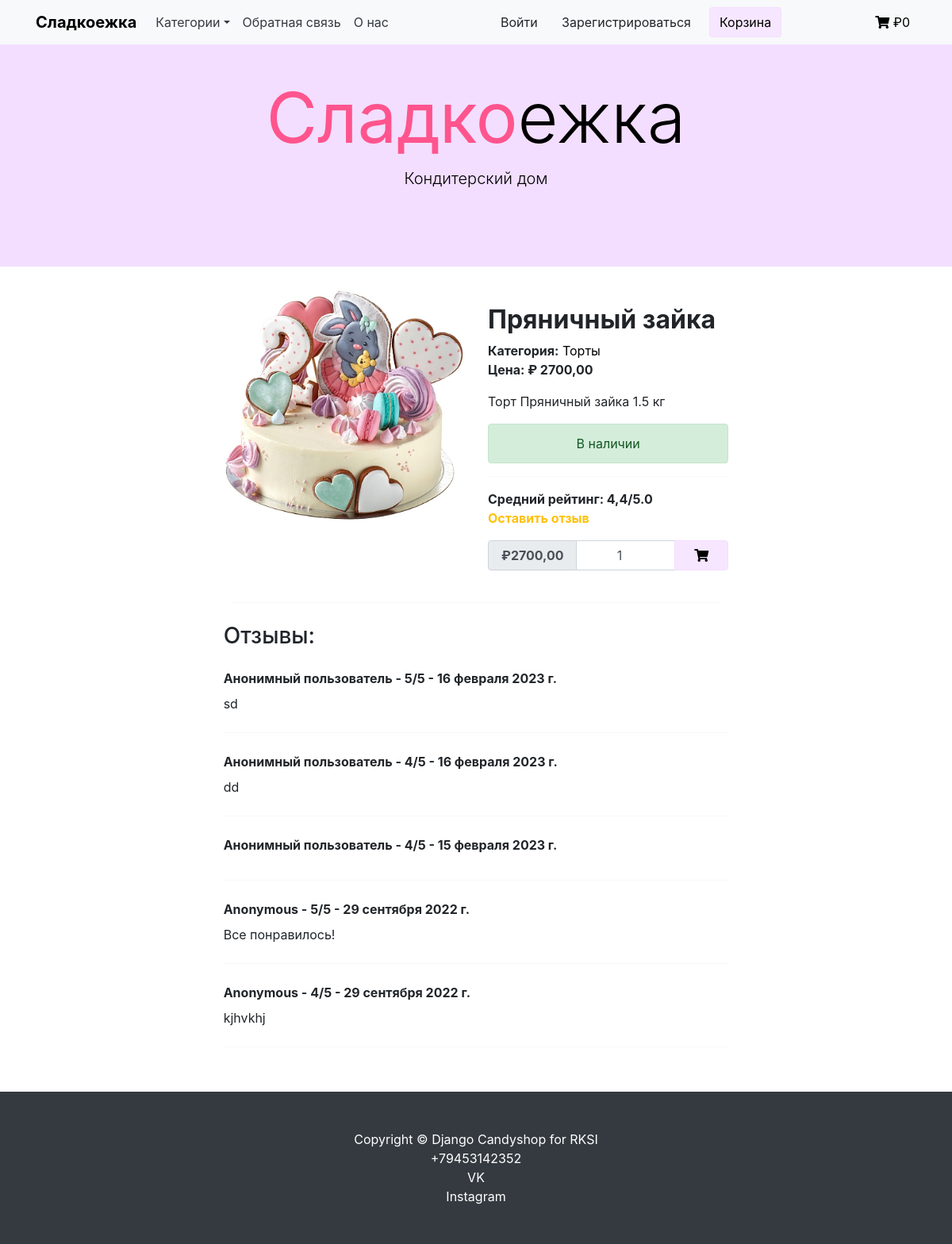
The app's page /category/cake/cake_gingerbread-bunny with its own data.
### shop/models.py (models this page shows, shortened)
class Product(models.Model):
    category = models.ForeignKey(Category, verbose_name='Категория', on_delete=models.CASCADE)
    title = models.CharField(max_length=255, verbose_name='Наименование')
    slug = models.SlugField(unique=True)
    image = models.ImageField(verbose_name='Изображение')
    description = models.TextField(verbose_name='Описание', null=True)
    price = models.DecimalField(max_digits=9, decimal_places=2, verbose_name='Цена')
    available = models.BooleanField(default=True, verbose_name='Доступность')
    class Meta:
        verbose_name = 'Товары'  # отображение названия в админке
        verbose_name_plural = 'Товары'  # отображение названия в админке
        ordering = ('title',)
    def get_average_review_score(self):
        average_score = 0.0
        if self.reviews.count() > 0:
            total_score = sum([review.rating for review in self.reviews.all()])
            average_score = total_score / self.reviews.count()
        return round(average_score, 1)

class Category(models.Model):
    name = models.CharField(max_length=255, verbose_name='Имя категории')
    slug = models.SlugField(unique=True)
    class Meta:
        ordering = ('name',)  # сортировка применяется и в отображении в админке и в шаблонах
        verbose_name = 'Категории'
        verbose_name_plural = 'Категории'
    def __str__(self):
        return self.name
    def get_absolute_url(self):
        return reverse('shop:product_list_by_category', args=[self.slug])

class Review(models.Model):
    product = models.ForeignKey(Product, related_name='reviews', on_delete=models.CASCADE, verbose_name='Продукт')
    author = models.CharField(max_length=50, verbose_name='Автор')
    rating = models.IntegerField(validators=[MinValueValidator(1), MaxValueValidator(5)], verbose_name='Рейтинг')
    text = models.TextField(blank=True, verbose_name='Текст')
    created = models.DateTimeField(auto_now_add=True, verbose_name='Дата создания')
    class Meta:
        ordering = ('-created', )

### shop/views.py (the view, shortened to what this page needs)
# urls.py: path('category/<slug:category_slug>/<slug:slug>', ProductDetailView.as_view(), name='product_detail'),
class ProductDetailView(DataMixin, DetailView):
    model = Product
    context_object_name = 'product'
    template_name = 'shop/product/detail.html'
    def get_context_data(self, **kwargs):
        context = super().get_context_data(**kwargs)
        context['category'] = get_object_or_404(Category, slug=self.kwargs['category_slug'])
        context['review_form'] = ReviewForm()
        context['cart_product_form'] = CartAddProductForm()
        context = self.get_user_context(**context)
        return context

### shop/forms.py
class ReviewForm(forms.ModelForm):
    class Meta:
        model = Review
        fields = ['text', 'rating']
        widgets = {
            'text': forms.Textarea(
                attrs={'class': 'form-control shadow px-2',
                       'rows': 6
                       }
            ),
            'rating': forms.RadioSelect
        }

### cart/forms.py
class CartAddProductForm(forms.Form):
    quantity = forms.IntegerField(
        min_value=1,
        widget=NumberInput(attrs={
            'class': 'form-control text-center px-3',
            'value': 1
        })
    )

### cart/cart_services.py (called while the page is built)
    def get_cart(self) -> Dict[str, Dict[str, Union[str, int]]]:
        return self.session.get(settings.CART_ID, {})

### cart/context_processors.py (called while the page is built)
def get_cart_total_price(request):
    cart = Cart(request)
    cart_total_price = sum(Decimal(item['price']) * item['quantity'] for item in cart.get_cart().values())
    return {
        'cart_total_price': cart_total_price
    }

### shop/context_processors.py (called while the page is built)
def get_categories_from_shop(request):
    categories = Category.objects.all()
    return {'categories': categories}

### shop/utils.py (called while the page is built)
    def get_user_context(self, **kwargs):
        context = kwargs
        categories = Category.objects.all()
        context['categories'] = categories
        return context

### shop/templates/shop/product/detail.html (shortened to what this page needs)
{% extends "shop/base.html" %}
{% load static %}
{% block content %}
    <br>
    <div class="card shadow-custom border-0 col-lg-8 mx-auto">
        <div class="row justify-content-center">
            <div class="col-lg-6">
                <img src="{{ product.image.url }}" alt="" class="img-fluid rounded-0">
            </div>
            <div class="col-lg-6">
                <div class="top">
                    <h2 class="mt-4 font-weight-bold text-grey">{{ product.title }}</h2>
                    <div>
                        <span class="font-weight-bold text-grey">Категория:</span>
                        <a href="{{ product.category.get_absolute_url }}" style="color:black;"> {{ product.category }}</a>
                    </div>
                    <div>
                        <span class="font-weight-bold text-grey">Цена: <span class="price">₽ {{ product.price }}</span></span>
                    </div>
                </div>
                <div class="mt-3">
                    {{ product.description }}
                </div>
                {% if product.available %}
                    <div class="alert alert-success my-3 text-center">В наличии</div>
                {% else %}
                    <div class="alert alert-danger my-3 text-center">Временно недоступен</div>
                {% endif %}
                <hr>
                <div class="review">
                    <span class="font-weight-bold text-grey">Средний рейтинг: {{ product.get_average_review_score }}/5.0</span>
                    <div class="mb-3 font-weight-bold">
                        <a href="" class="text-warning" data-toggle="modal" data-target="#myModal">Оставить отзыв</a>
                    </div>
                </div>
                <div class="mb-4">
                    <form action="{% url 'cart:cart_add' product.id %}" method="post">
                        <span class="input-group add-to-cart shadow-custom">
                            <div class="input-group-prepend">
                                <span class="input-group-text font-weight-bold px-3 price">₽{{ product.price }}</span>
                            </div>
                            {{ cart_product_form.quantity }}
                            <div class="input-group-append">
                                <button class="btn btn-primary px-4 reduce_padding" style="color:black; background-color:#f7e6ff; border-color:#f3deff" type="submit" data-toggle="tooltip" data-placement="top" title="Add to cart">
                                    <i class="fas fa-shopping-cart" ></i>
                                </button>
                            </div>
                        </span>
                    </form>
                </div>
            </div>
        </div>
    </div>
    <hr class="col-7 mx-auto">
    <div class="card shadow-custom border-0 col-lg-8 mx-auto mb-3">
        <h3 class="py-2 text-grey">Отзывы:</h3>
        {% for review in product.reviews.all %}
            <span class="font-weight-bold py-2 text-grey">{{ review.author }} - {{ review.rating }}/5 - {{ review.created|date }}</span>
            <span class="text-justify pb-2">{{ review.text }}</span>
            <hr>
        {% empty %}
            <span class="pb-2">Пока нет отзывов</span>
        {% endfor %}
    </div>
{% endblock %}

### shop/static/shop/css/base.css (style rules this page uses)
body { margin:0; padding:0; font-family:'Lobster'; }
h1, h2, h3, h4, h5 , h6 { font-family: 'Lobster'; font-weight:normal; }
a { text-decoration:none; color:#5993bb; }

### records on screen
Product: image (picture), title "Пряничный зайка", category "Торты", price "2700,00", description "Торт Пряничный зайка 1.5 кг", get_average_review_score "4,4"
Review: author "Анонимный пользователь", rating "5", created "16 февраля 2023 г.", text "sd"
Review: author "Анонимный пользователь", rating "4", created "16 февраля 2023 г.", text "dd"
Review: author "Анонимный пользователь", rating "4", created "15 февраля 2023 г."
Review: author "Anonymous", rating "5", created "29 сентября 2022 г.", text "Все понравилось!"
Review: author "Anonymous", rating "4", created "29 сентября 2022 г.", text "kjhvkhj"

### other values on screen
{{ cart_total_price }} "0"
